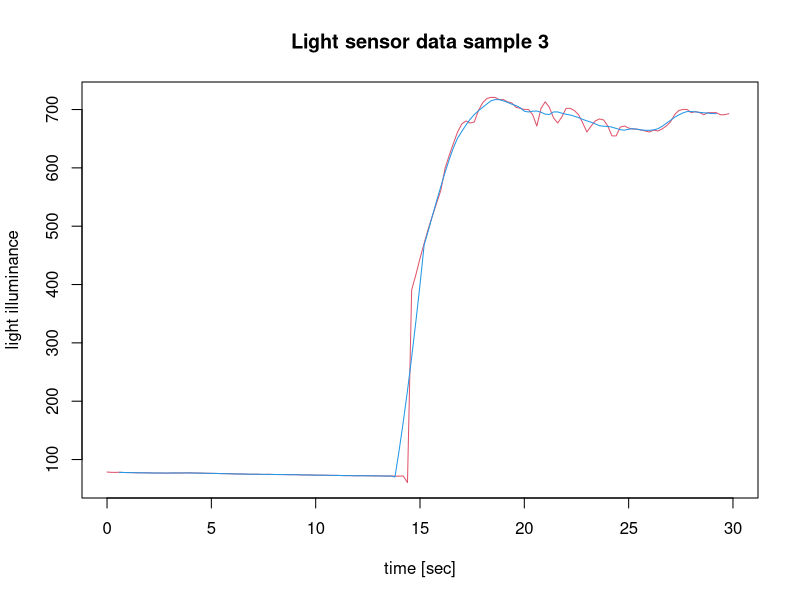

Source code (R):
#
# data captured using the simpel msp430 implementation of light sensor
# first part is ambient light in a room, slightly decreasing.
# Then the sensor was moved under a fluorescent office lamp.
#

folder = "C:/opt/GitHub/SCR/light-sensor-msp430-simple/light-sensor-receiver-python/data"
setwd(folder)
dataset = read.csv("capturedData_3.csv", header=T)
head(dataset)
#light = dataset[,2]
light.ts = ts(dataset[,2], start=0, frequency=5)
plot(light.ts, type='l', xlab="time [sec]", ylab="light illuminance", main="Light sensor data sample 3", col=2)

#
# smoothed 
#
light.ts.f1 = filter(light.ts, filter=rep(1/7,7))
lines(light.ts.f1, type='l', xlab="time [sec]", ylab="light illuminance", main="Light sensor data - smoothed", col=4)
